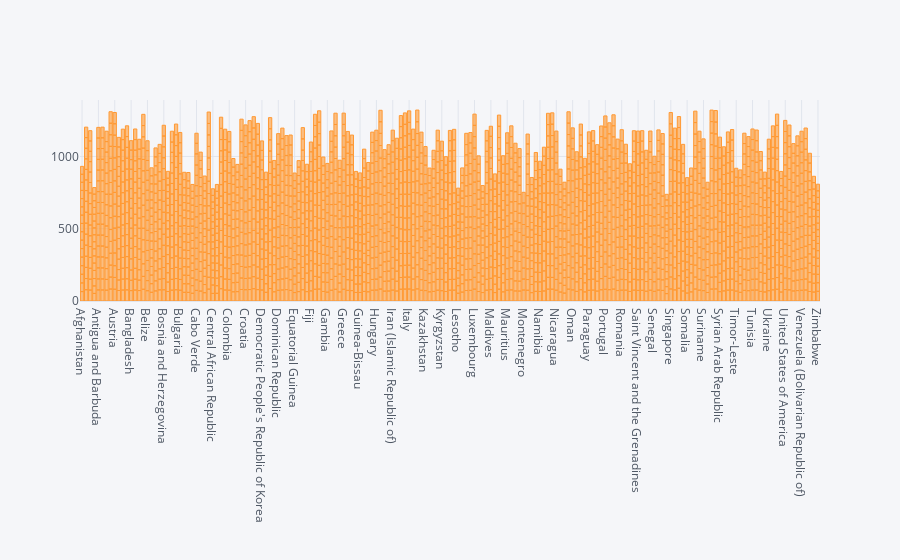

Notebook source saved alongside this figure:
### Code cell
"""
Observation
===========
Usually the peak countries are developed ones in this.

"""
who_df_copy.iplot(kind='bar',x='country',y='life expectancy')

### Figure 1 — Plotly figure (JSON) as saved in the notebook; plotly's stock layout.template omitted (floating-point values rounded to 4 significant figures; data arrays with more than 128 entries replaced by an {"elided": "..."} marker saying what was removed)
{"data": [{"name": "life expectancy", "text": "", "y": {"elided": "2888 float values"}, "marker": {"color": "rgba(255, 153, 51, 0.6)", "line": {"color": "rgba(255, 153, 51, 1.0)", "width": 1}}, "x": {"elided": "2888 str values"}, "type": "bar", "orientation": "v"}], "layout": {"title": {"font": {"color": "#4D5663"}}, "paper_bgcolor": "#F5F6F9", "plot_bgcolor": "#F5F6F9", "yaxis": {"tickfont": {"color": "#4D5663"}, "zerolinecolor": "#E1E5ED", "title": {"text": "", "font": {"color": "#4D5663"}}, "gridcolor": "#E1E5ED", "showgrid": true}, "xaxis": {"tickfont": {"color": "#4D5663"}, "zerolinecolor": "#E1E5ED", "title": {"text": "", "font": {"color": "#4D5663"}}, "gridcolor": "#E1E5ED", "showgrid": true}, "legend": {"bgcolor": "#F5F6F9", "font": {"color": "#4D5663"}}}}
